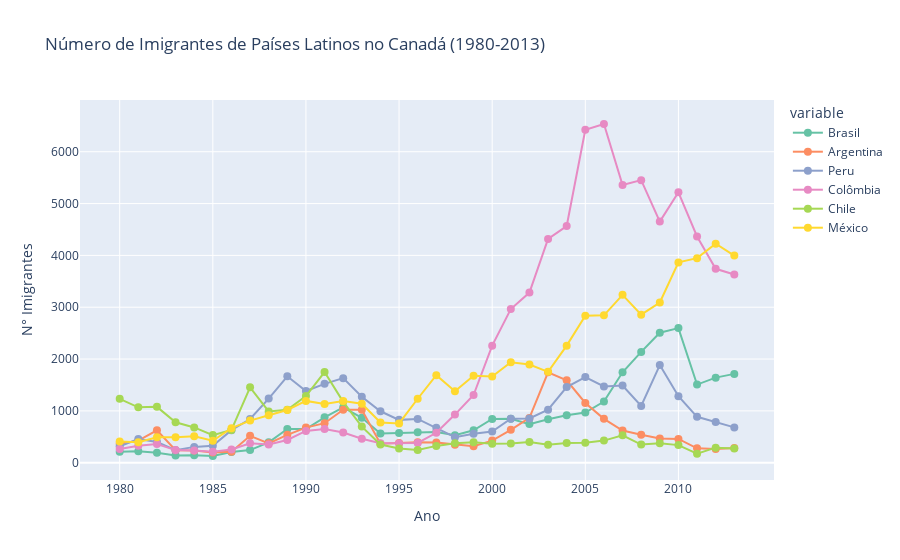

This figure's notebook cell:
### Code cell
df_paises = pd.DataFrame()
for pais in paises:
    dados_pais = df.loc[pais, anos]
    df_paises[pais] = dados_pais.values
df_paises.index = anos
df_paises.index.name = 'Ano'
df_paises.head()
df_paises.describe()
fig = px.line(df_paises, x=df_paises.index, y=df_paises.columns,
              title='Número de Imigrantes de Países Latinos no Canadá (1980-2013)',
              markers=True,
              color_discrete_sequence=px.colors.qualitative.Set2) #posso usar color_discrete_map=cores para as cores personalizadas
fig.update_traces(marker=dict(size=8))
fig.update_xaxes(tickmode='linear', tick0=1980, dtick=5, title='Ano')
fig.update_yaxes(title='N° Imigrantes')
fig.show()

### Figure 1 — Plotly figure (JSON) as saved in the notebook; plotly's stock layout.template omitted (floating-point values rounded to 4 significant figures)
{"data": [{"hovertemplate": "variable=Brasil<br>Ano=%{x}<br>value=%{y}<extra></extra>", "legendgroup": "Brasil", "line": {"color": "rgb(102,194,165)", "dash": "solid"}, "marker": {"size": 8, "symbol": "circle"}, "mode": "lines+markers", "name": "Brasil", "orientation": "v", "showlegend": true, "type": "scatter", "x": ["1980", "1981", "1982", "1983", "1984", "1985", "1986", "1987", "1988", "1989", "1990", "1991", "1992", "1993", "1994", "1995", "1996", "1997", "1998", "1999", "2000", "2001", "2002", "2003", "2004", "2005", "2006", "2007", "2008", "2009", "2010", "2011", "2012", "2013"], "xaxis": "x", "y": [211, 220, 192, 139, 145, 130, 205, 244, 394, 650, 650, 877, 1066, 866, 566, 572, 586, 591, 531, 626, 845, 847, 745, 839, 917, 969, 1181, 1746, 2138, 2509, 2598, 1508, 1642, 1714], "yaxis": "y"}, {"hovertemplate": "variable=Argentina<br>Ano=%{x}<br>value=%{y}<extra></extra>", "legendgroup": "Argentina", "line": {"color": "rgb(252,141,98)", "dash": "solid"}, "marker": {"size": 8, "symbol": "circle"}, "mode": "lines+markers", "name": "Argentina", "orientation": "v", "showlegend": true, "type": "scatter", "x": ["1980", "1981", "1982", "1983", "1984", "1985", "1986", "1987", "1988", "1989", "1990", "1991", "1992", "1993", "1994", "1995", "1996", "1997", "1998", "1999", "2000", "2001", "2002", "2003", "2004", "2005", "2006", "2007", "2008", "2009", "2010", "2011", "2012", "2013"], "xaxis": "x", "y": [368, 426, 626, 241, 237, 196, 213, 519, 374, 538, 678, 763, 1023, 1022, 366, 380, 396, 391, 349, 318, 427, 635, 865, 1745, 1591, 1153, 847, 620, 540, 467, 459, 278, 263, 282], "yaxis": "y"}, {"hovertemplate": "variable=Peru<br>Ano=%{x}<br>value=%{y}<extra></extra>", "legendgroup": "Peru", "line": {"color": "rgb(141,160,203)", "dash": "solid"}, "marker": {"size": 8, "symbol": "circle"}, "mode": "lines+markers", "name": "Peru", "orientation": "v", "showlegend": true, "type": "scatter", "x": ["1980", "1981", "1982", "1983", "1984", "1985", "1986", "1987", "1988", "1989", "1990", "1991", "1992", "1993", "1994", "1995", "1996", "1997", "1998", "1999", "2000", "2001", "2002", "2003", "2004", "2005", "2006", "2007", "2008", "2009", "2010", "2011", "2012", "2013"], "xaxis": "x", "y": [317, 456, 401, 241, 306, 328, 628, 843, 1237, 1667, 1384, 1522, 1632, 1274, 993, 827, 845, 676, 493, 560, 603, 849, 855, 1023, 1460, 1653, 1473, 1490, 1094, 1884, 1283, 886, 787, 682], "yaxis": "y"}, {"hovertemplate": "variable=Colômbia<br>Ano=%{x}<br>value=%{y}<extra></extra>", "legendgroup": "Colômbia", "line": {"color": "rgb(231,138,195)", "dash": "solid"}, "marker": {"size": 8, "symbol": "circle"}, "mode": "lines+markers", "name": "Colômbia", "orientation": "v", "showlegend": true, "type": "scatter", "x": ["1980", "1981", "1982", "1983", "1984", "1985", "1986", "1987", "1988", "1989", "1990", "1991", "1992", "1993", "1994", "1995", "1996", "1997", "1998", "1999", "2000", "2001", "2002", "2003", "2004", "2005", "2006", "2007", "2008", "2009", "2010", "2011", "2012", "2013"], "xaxis": "x", "y": [266, 326, 360, 244, 235, 214, 257, 376, 352, 439, 614, 652, 582, 464, 375, 371, 381, 578, 929, 1306, 2259, 2965, 3283, 4318, 4566, 6424, 6535, 5357, 5452, 4652, 5218, 4366, 3741, 3631], "yaxis": "y"}, {"hovertemplate": "variable=Chile<br>Ano=%{x}<br>value=%{y}<extra></extra>", "legendgroup": "Chile", "line": {"color": "rgb(166,216,84)", "dash": "solid"}, "marker": {"size": 8, "symbol": "circle"}, "mode": "lines+markers", "name": "Chile", "orientation": "v", "showlegend": true, "type": "scatter", "x": ["1980", "1981", "1982", "1983", "1984", "1985", "1986", "1987", "1988", "1989", "1990", "1991", "1992", "1993", "1994", "1995", "1996", "1997", "1998", "1999", "2000", "2001", "2002", "2003", "2004", "2005", "2006", "2007", "2008", "2009", "2010", "2011", "2012", "2013"], "xaxis": "x", "y": [1233, 1069, 1078, 781, 681, 533, 633, 1454, 990, 1023, 1286, 1749, 1175, 697, 352, 273, 244, 325, 376, 397, 366, 369, 401, 347, 383, 384, 427, 530, 350, 375, 340, 174, 291, 273], "yaxis": "y"}, {"hovertemplate": "variable=México<br>Ano=%{x}<br>value=%{y}<extra></extra>", "legendgroup": "México", "line": {"color": "rgb(255,217,47)", "dash": "solid"}, "marker": {"size": 8, "symbol": "circle"}, "mode": "lines+markers", "name": "México", "orientation": "v", "showlegend": true, "type": "scatter", "x": ["1980", "1981", "1982", "1983", "1984", "1985", "1986", "1987", "1988", "1989", "1990", "1991", "1992", "1993", "1994", "1995", "1996", "1997", "1998", "1999", "2000", "2001", "2002", "2003", "2004", "2005", "2006", "2007", "2008", "2009", "2010", "2011", "2012", "2013"], "xaxis": "x", "y": [409, 394, 491, 490, 509, 425, 667, 813, 916, 1017, 1193, 1134, 1189, 1139, 776, 758, 1234, 1689, 1379, 1679, 1662, 1939, 1894, 1754, 2259, 2837, 2844, 3239, 2856, 3092, 3865, 3947, 4227, 3996], "yaxis": "y"}], "layout": {"legend": {"title": {"text": "variable"}, "tracegroupgap": 0}, "title": {"text": "Número de Imigrantes de Países Latinos no Canadá (1980-2013)"}, "xaxis": {"anchor": "y", "domain": [0, 1], "dtick": 5, "tick0": 1980, "tickmode": "linear", "title": {"text": "Ano"}}, "yaxis": {"anchor": "x", "domain": [0, 1], "title": {"text": "N° Imigrantes"}}}}
